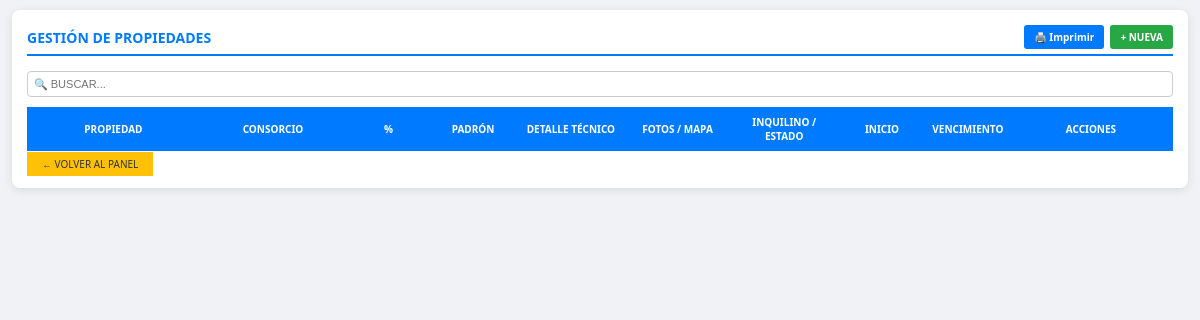
/propiedades.php (signed in), run on an earlier commit of the app's database.
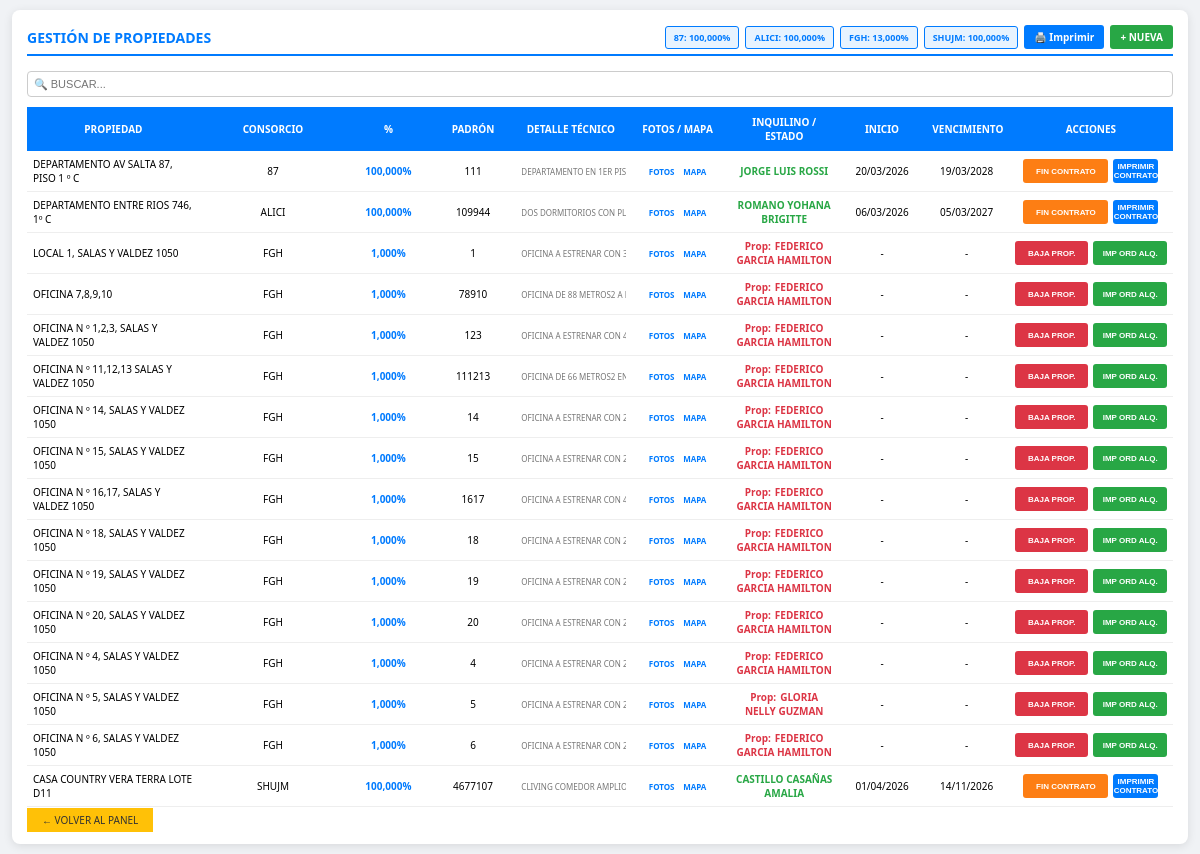
And on a later commit of the database.
### tables this page shows
CREATE TABLE `propiedades` (
  `propiedad_id` int(11) NOT NULL AUTO_INCREMENT,
  `acceso_creador_id` int(11) DEFAULT NULL COMMENT 'NULL=principal',
  `propiedad` varchar(255) NOT NULL,
  `ciudad` varchar(100) DEFAULT NULL,
  `padron` varchar(12) NOT NULL,
  `detalle` text NOT NULL,
  `consorcio` varchar(5) NOT NULL,
  `porcentaje` decimal(6,3) DEFAULT NULL,
  `propietario_id` int(11) NOT NULL,
  `alquiler` int(11) DEFAULT NULL,
  `mapa_lat` decimal(10,7) DEFAULT NULL,
  `mapa_lng` decimal(10,7) DEFAULT NULL,
  `mapa_enlace` varchar(768) DEFAULT NULL,
  `fotos_json` text DEFAULT NULL,
  PRIMARY KEY (`propiedad_id`),
  UNIQUE KEY `padron` (`padron`),
  KEY `fk_propietario` (`propietario_id`),
  KEY `idx_prop_acceso_creador` (`acceso_creador_id`),
  CONSTRAINT `fk_propietario` FOREIGN KEY (`propietario_id`) REFERENCES `usuarios` (`id`)
);

CREATE TABLE `usuarios` (
  `id` int(11) NOT NULL AUTO_INCREMENT,
  `acceso_creador_id` int(11) DEFAULT NULL COMMENT 'NULL=principal',
  `apellido` varchar(150) NOT NULL,
  `dni` varchar(20) NOT NULL,
  `cuit` varchar(25) DEFAULT NULL,
  `domicilio` varchar(200) DEFAULT NULL,
  `email` varchar(100) DEFAULT NULL,
  `celular` varchar(20) DEFAULT NULL,
  `consorcio` varchar(100) DEFAULT NULL,
  PRIMARY KEY (`id`),
  KEY `idx_acceso_creador` (`acceso_creador_id`)
);

CREATE TABLE `alquileres` (
  `alquiler_id` int(11) NOT NULL AUTO_INCREMENT,
  `propiedad_id` int(11) NOT NULL,
  `inquilino1_id` int(11) NOT NULL,
  `inquilino2_id` int(11) DEFAULT NULL,
  `codeudor1_id` int(11) NOT NULL,
  `codeudor2_id` int(11) DEFAULT NULL,
  `plazo_meses` int(11) DEFAULT NULL,
  `incremento_alquiler_meses` tinyint(3) unsigned NOT NULL DEFAULT 2 COMMENT 'Cada cuántos meses se actualiza el alquiler (1-6)',
  `destino` varchar(50) DEFAULT 'VIVIENDA',
  `fecha_inicio` date DEFAULT NULL,
  `fecha_fin` date DEFAULT NULL,
  `precio_convenido` decimal(10,2) DEFAULT NULL,
  `fecha_firma` date DEFAULT NULL,
  `monto_deposito` decimal(10,2) DEFAULT NULL,
  `estado` enum('VIGENTE','BAJA') DEFAULT 'VIGENTE',
  `fecha_creacion` timestamp NOT NULL DEFAULT current_timestamp(),
  PRIMARY KEY (`alquiler_id`)
);

### includes_propiedad_fotos_mapa.php (called while the page is built, shortened)
<?php
function propiedades_columna_existe($conexion, $columna) {
    $columna = preg_replace('/[^a-z0-9_]/i', '', $columna);
    $col = mysqli_real_escape_string($conexion, $columna);
    $q = "SELECT 1 FROM information_schema.COLUMNS
          WHERE TABLE_SCHEMA = DATABASE() AND TABLE_NAME = 'propiedades' AND COLUMN_NAME = '" . $col . "' LIMIT 1";
    $r = mysqli_query($conexion, $q);
    if ($r && mysqli_num_rows($r) > 0) {
        return true;
    }
    $q2 = "SHOW COLUMNS FROM propiedades LIKE '" . $col . "'";
    $r2 = mysqli_query($conexion, $q2);
    return $r2 && mysqli_num_rows($r2) > 0;
}
function propiedades_asegurar_columnas($conexion) {
    $todas = true;
    if ($todas) {
        $done = true;
        return true;
    }
    $ok = propiedades_columna_existe($conexion, 'mapa_lat');
    return $ok;
}

### helpers_tenant_inmobiliaria.php (called while the page is built, shortened)
<?php
if (!function_exists('tenant_inmob_es_sofia')) {
    function tenant_inmob_es_sofia(): bool
    {
        return strcasecmp((string)($_SESSION['acceso_usuario'] ?? ''), 'sofia') === 0;
    }
    function tenant_inmob_sql_propiedades($conexion, string $alias = 'p'): string
    {
        if (tenant_inmob_es_sofia()) {
            $aid = (int)($_SESSION['acceso_id'] ?? 0);
            return "$alias.acceso_creador_id = $aid";
        }
        $sid = tenant_inmob_id_acceso_sofia_bd($conexion);
        return "($alias.acceso_creador_id IS NULL OR $alias.acceso_creador_id <> $sid)";
    }
}

### propiedades.php (the view, shortened to what the changed rows need)
<?php
include 'db.php';
require_once __DIR__ . '/helpers_tenant_inmobiliaria.php';
require_once __DIR__ . '/config_clave_borrado.php';
require_once __DIR__ . '/includes_propiedad_fotos_mapa.php';
$wp = tenant_inmob_sql_propiedades($conexion, 'p');
$sql = "SELECT p.*, u.apellido as nombre_inquilino, a.fecha_inicio as inicio, a.fecha_fin as vencimiento,
        prop.apellido AS nombre_propietario
        FROM propiedades p
        LEFT JOIN alquileres a ON a.propiedad_id = p.propiedad_id AND a.estado = 'VIGENTE'
        LEFT JOIN usuarios u ON a.inquilino1_id = u.id
        LEFT JOIN usuarios prop ON prop.id = p.propietario_id
        WHERE ($wp)
        ORDER BY p.consorcio ASC, p.propiedad ASC";
$resultado = mysqli_query($conexion, $sql);
$nivelAcceso = (int)($_SESSION['acceso_nivel'] ?? 0);
$soloLectura = ($nivelAcceso < 2);
$sumas_consorcios = array();
$r_consorcios = mysqli_query($conexion, "SELECT p.consorcio, COALESCE(SUM(p.porcentaje), 0) AS total FROM propiedades p WHERE ($wp) AND p.porcentaje IS NOT NULL AND p.consorcio IS NOT NULL AND p.consorcio != '' GROUP BY p.consorcio ORDER BY p.consorcio ASC");
if ($r_consorcios) {
    while ($row_cons = mysqli_fetch_assoc($r_consorcios)) {
        $sumas_consorcios[$row_cons['consorcio']] = (float)$row_cons['total'];
    }
}
?>
<!DOCTYPE html>
<html lang="es">
<head>
</head>
<body onkeydown="var e=event||window.event;if((e.keyCode||e.which)===27){e.preventDefault();window.location.href='index.php';return false;}">
<div class="contenedor">
    <div class="encabezado">
        <h2>Gestión de Propiedades</h2>
        <div style="display:flex; align-items:center; gap:6px; flex-wrap:wrap;">
            <?php foreach ($sumas_consorcios as $cons => $suma): ?>
            <span style="background:#e7f3ff; color:#007bff; padding:4px 8px; border-radius:3px; font-weight:bold; font-size:9px; border:1px solid #007bff; white-space:nowrap;"><?= htmlspecialchars($cons) ?>: <?= number_format($suma, 3, ',', '.') ?>%</span>
            <?php endforeach; ?>
            <a href="imprimir_propiedades.php" target="_blank" style="background:#007bff; color:white; padding:5px 10px; border-radius:3px; text-decoration:none; font-weight:bold; font-size:10px;">🖨️ Imprimir</a>
            <?php if (!$soloLectura): ?>
                <a href="nueva_propiedad.php" style="background:#28a745; color:white; padding:5px 10px; border-radius:3px; text-decoration:none; font-weight:bold; font-size:10px;">+ NUEVA</a>
            <?php endif; ?>
        </div>
    </div>
    <table class="tabla-prop">
        <thead>
            <tr>
                <th class="col-propiedad">Propiedad</th>
                <th class="col-consorcio">Consorcio</th>
                <th class="col-porcentaje">%</th>
                <th class="col-padron">Padrón</th>
                <th class="col-detalle">Detalle Técnico</th>
                <th class="col-verfm">Fotos / Mapa</th>
                <th class="col-estado">Inquilino / Estado</th>
                <th class="col-inicio">Inicio</th>
                <th class="col-vencimiento">Vencimiento</th>
                <th class="col-acciones">Acciones</th>
            </tr>
        </thead>
        <tbody id="cuerpoTabla">
            <?php while ($f = mysqli_fetch_array($resultado)):
                $alquilada = !empty($f['nombre_inquilino']);
                $inicio = !empty($f['inicio']) ? date('d/m/Y', strtotime($f['inicio'])) : '-';
                $venc = !empty($f['vencimiento']) ? date('d/m/Y', strtotime($f['vencimiento'])) : '-';
                $n_fotos = count(propiedades_fotos_unificadas((int)$f['propiedad_id'], $f['fotos_json'] ?? null));
                $pid = (int)$f['propiedad_id'];
            ?>
            <tr class="fila-propiedad" data-id="<?= $f['propiedad_id'] ?>" onclick="seleccionarPropiedad(<?= $f['propiedad_id'] ?>, this, event)">
                <td class="al-izq"><?= $f['propiedad'] ?></td>
                <td class="al-cen"><?= $f['consorcio'] ?></td>
                <td class="al-cen" style="font-weight:bold; color:#007bff;"><?= $f['porcentaje'] !== null ? number_format($f['porcentaje'], 3, ',', '.') . '%' : '-' ?></td>
                <td class="al-cen"><?= $f['padron'] ?></td>
                <td class="al-cen" style="font-size: 8px; color: #777; white-space: nowrap;"><?= substr($f['detalle'],0,30) ?>...</td>
                <td class="al-cen">
                    <a href="ver_propiedad.php?id=<?= $pid ?>" class="link-ver-prop" title="Ver fotos" onclick="event.stopPropagation();">Fotos<?= $n_fotos > 0 ? '('.$n_fotos.')' : '' ?></a>
                    <a href="ver_propiedad.php?id=<?= $pid ?>#mapa" class="link-ver-prop" title="Ver ubicación" onclick="event.stopPropagation();">Mapa</a>
                </td>
                <td class="al-cen">
                    <?php if ($alquilada): ?>
                        <span class="inquilino-nombre"><?= htmlspecialchars($f['nombre_inquilino'] ?? '', ENT_QUOTES, 'UTF-8') ?></span>
                    <?php else:
                        $nomProp = trim((string)($f['nombre_propietario'] ?? ''));
                    ?>
                        <span class="propietario-sin-alq"><span class="prop-prefijo">Prop:</span><?= $nomProp !== '' ? htmlspecialchars($nomProp, ENT_QUOTES, 'UTF-8') : '—' ?></span>
                    <?php endif; ?>
                </td>
                <td class="al-cen"><?= $inicio ?></td>
                <td class="al-cen"><?= $venc ?></td>
                <td>
                    <?php if (!$soloLectura): ?>
                    <div class="flex-acciones" onclick="event.stopPropagation()">
                        <?php if($alquilada): ?>
                            <button type="button" class="btn btn-fin w-grande" data-inquilino="<?= htmlspecialchars($f['nombre_inquilino'] ?? '', ENT_QUOTES, 'UTF-8') ?>" data-propiedad="<?= htmlspecialchars($f['propiedad'] ?? '', ENT_QUOTES, 'UTF-8') ?>" data-id="<?= (int)$f['propiedad_id'] ?>">FIN CONTRATO</button>
                            <button onclick="imprimirContrato(<?= $f['propiedad_id'] ?>)" class="btn btn-print w-chico">IMPRIMIR CONTRATO</button>
                        <?php else: ?>
                            <button type="button" class="btn btn-baja w-grande" data-propiedad="<?= htmlspecialchars($f['propiedad'] ?? '', ENT_QUOTES, 'UTF-8') ?>" data-id="<?= (int)$f['propiedad_id'] ?>">BAJA PROP.</button>
                            <button type="button" class="btn btn-imp-ord-alq w-grande" onclick="window.open('orden_alquiler.php?id=<?= $pid ?>', '_blank');" title="Orden de alquiler: condiciones, solicitante y garantes">IMP ORD ALQ.</button>
                        <?php endif; ?>
                    </div>
                    <?php else: ?>
                    <span style="color:#999; font-size:9px;">Solo lectura</span>
                    <?php endif; ?>
                </td>
            </tr>
            <?php endwhile; ?>
        </tbody>
    </table>
</div>
</body>
</html>

What changed in the data, as far as the page shows it:
added propiedades: propiedad "DEPARTAMENTO AV SALTA 87, PISO 1 º C", consorcio "87", porcentaje "100,000", padron "111", detalle "DEPARTAMENTO EN 1ER…", usuarios.apellido "JORGE LUIS ROSSI", alquileres.fecha_inicio "20/03/2026", alquileres.fecha_fin "19/03/2028"
added propiedades: propiedad "DEPARTAMENTO ENTRE RIOS 746, 1º C", consorcio "ALICI", porcentaje "100,000", padron "109944", detalle "DOS DORMITORIOS CON…", usuarios.apellido "ROMANO YOHANA BRIGITTE", alquileres.fecha_inicio "06/03/2026", alquileres.fecha_fin "05/03/2027"
added propiedades: propiedad "LOCAL 1, SALAS Y VALDEZ 1050", consorcio "FGH", porcentaje "1,000", padron "1", detalle "OFICINA A ESTRENAR CON…", propietario.apellido "FEDERICO GARCIA HAMILTON", inicio "-", venc "-"
added propiedades: propiedad "OFICINA 7,8,9,10", consorcio "FGH", porcentaje "1,000", padron "78910", detalle "OFICINA DE 88 METROS2 A…", propietario.apellido "FEDERICO GARCIA HAMILTON", inicio "-", venc "-"
added propiedades: propiedad "OFICINA N º 1,2,3, SALAS Y VALDEZ 1050", consorcio "FGH", porcentaje "1,000", padron "123", detalle "OFICINA A ESTRENAR CON…", propietario.apellido "FEDERICO GARCIA HAMILTON", inicio "-", venc "-"
added propiedades: propiedad "OFICINA N º 11,12,13 SALAS Y VALDEZ 1050", consorcio "FGH", porcentaje "1,000", padron "111213", detalle "OFICINA DE 66 METROS2…", propietario.apellido "FEDERICO GARCIA HAMILTON", inicio "-", venc "-"
added propiedades: propiedad "OFICINA N º 14, SALAS Y VALDEZ 1050", consorcio "FGH", porcentaje "1,000", padron "14", detalle "OFICINA A ESTRENAR CON…", propietario.apellido "FEDERICO GARCIA HAMILTON", inicio "-", venc "-"
added propiedades: propiedad "OFICINA N º 15, SALAS Y VALDEZ 1050", consorcio "FGH", porcentaje "1,000", padron "15", detalle "OFICINA A ESTRENAR CON…", propietario.apellido "FEDERICO GARCIA HAMILTON", inicio "-", venc "-"
added propiedades: propiedad "OFICINA N º 16,17, SALAS Y VALDEZ 1050", consorcio "FGH", porcentaje "1,000", padron "1617", detalle "OFICINA A ESTRENAR CON…", propietario.apellido "FEDERICO GARCIA HAMILTON", inicio "-", venc "-"
added propiedades: propiedad "OFICINA N º 18, SALAS Y VALDEZ 1050", consorcio "FGH", porcentaje "1,000", padron "18", detalle "OFICINA A ESTRENAR CON…", propietario.apellido "FEDERICO GARCIA HAMILTON", inicio "-", venc "-"
added propiedades: propiedad "OFICINA N º 19, SALAS Y VALDEZ 1050", consorcio "FGH", porcentaje "1,000", padron "19", detalle "OFICINA A ESTRENAR CON…", propietario.apellido "FEDERICO GARCIA HAMILTON", inicio "-", venc "-"
added propiedades: propiedad "OFICINA N º 20, SALAS Y VALDEZ 1050", consorcio "FGH", porcentaje "1,000", padron "20", detalle "OFICINA A ESTRENAR CON…", propietario.apellido "FEDERICO GARCIA HAMILTON", inicio "-", venc "-"
added propiedades: propiedad "OFICINA N º 4, SALAS Y VALDEZ 1050", consorcio "FGH", porcentaje "1,000", padron "4", detalle "OFICINA A ESTRENAR CON…", propietario.apellido "FEDERICO GARCIA HAMILTON", inicio "-", venc "-"
added propiedades: propiedad "OFICINA N º 5, SALAS Y VALDEZ 1050", consorcio "FGH", porcentaje "1,000", padron "5", detalle "OFICINA A ESTRENAR CON…", propietario.apellido "GLORIA NELLY GUZMAN", inicio "-", venc "-"
added propiedades: propiedad "OFICINA N º 6, SALAS Y VALDEZ 1050", consorcio "FGH", porcentaje "1,000", padron "6", detalle "OFICINA A ESTRENAR CON…", propietario.apellido "FEDERICO GARCIA HAMILTON", inicio "-", venc "-"
added propiedades: propiedad "CASA COUNTRY VERA TERRA LOTE D11", consorcio "SHUJM", porcentaje "100,000", padron "4677107", detalle "CLIVING COMEDOR AMPLIO…", usuarios.apellido "CASTILLO CASAÑAS AMALIA", alquileres.fecha_inicio "01/04/2026", alquileres.fecha_fin "14/11/2026"
Also different on the page:
new list line: "87 : 100,000 %"
new list line: "ALICI : 100,000 %"
new list line: "FGH : 13,000 %"
new list line: "SHUJM : 100,000 %"
